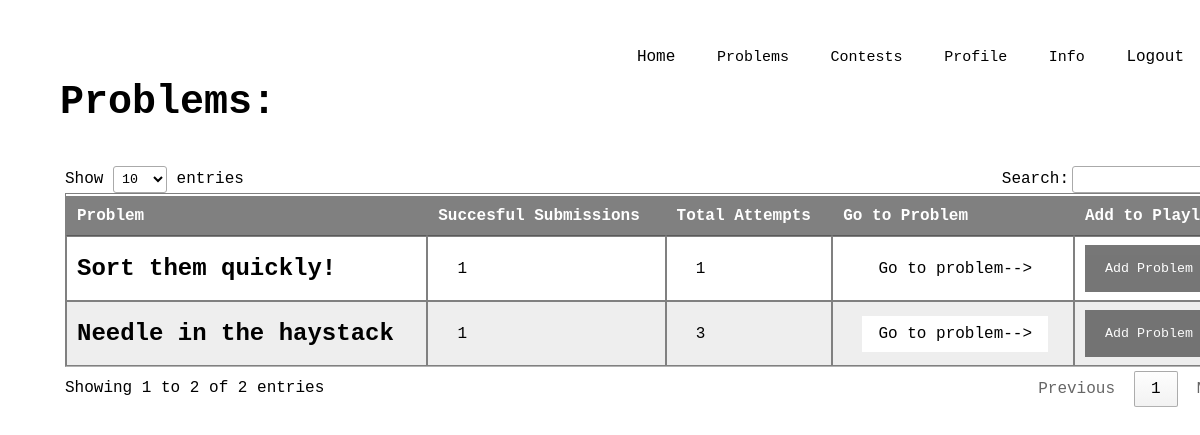
/dashboard/problems/ (signed in), run on the app's committed database.
### problems/models.py (models this page shows)
class Question(models.Model):
    problemCode = models.CharField(max_length=50)
    problemName = models.CharField(max_length=100)
    problemStatement = models.TextField()
    timeLimit = models.FloatField()
    memoryLimit = models.IntegerField()
    marking = models.IntegerField()
    access = models.IntegerField()
    creator = models.CharField(max_length=20)
    editorialist = models.CharField(max_length=20)
    totalAttempts = models.IntegerField()
    successfulAttempts = models.IntegerField()

### problems/views.py (the view)
# urls.py: path('problems/',problemsView,name='problems'),
@login_required
def problemsView(request):
    questions = Question.objects.all()
    allEntriesInUserPlaylist = UserPlaylist.objects.all()
    categories = []
    for entry in allEntriesInUserPlaylist:
        if entry.userId_id == request.user.id:
            categories.append(entry.playlistCategory)
    all_questions = []
    registerLog('INFO','GET',request.user.username,'Problem','ViewProblemList',get_client_ip(request))
    for ques in questions:
        if ques.access == 1 or ques.creator == request.user.username:
            all_questions.append(ques)
    return render(request,'problems.html',{'all_problems':all_questions,'categories':categories})

### OJ/loggingUtils.py (called while the page is built)
def get_client_ip(request):
    x_forwarded_for = request.META.get('HTTP_X_FORWARDED_FOR')
    if x_forwarded_for:
        ip = x_forwarded_for.split(',')[0]
    else:
        ip = request.META.get('REMOTE_ADDR')
    return ip

def registerLog(level, method, username, function, activity, IP):
	log = logging.getLogger('CallOJLogs')
	staticLogInfo = {'clientip': IP, 'user': username}
	if level == "INFO":
		log.info('"'+ method + ' '+ username + ' '+ function +' '+ activity +'"', extra = staticLogInfo)
	elif level == "ERROR":
		log.error('"'+ method + ' '+ username + ' '+ function +' '+ activity +'"', extra = staticLogInfo)
	else:
		log.debug('"'+ method + ' '+ username + ' '+ function +' '+ activity +'"', extra = staticLogInfo)

### templates/problems.html (shortened to what this page needs)
<head>
    {% load static %}
    <link rel="stylesheet" type="text/css" href="http://cdn.datatables.net/1.10.21/css/jquery.dataTables.min.css" />
        <link rel="stylesheet" type="text/css"  href="{% static "css/problems.css" %}">
    </head>
    <body>
        <header>
            <div class="main">
                <ul>
                    <li><a href="/dashboard">Home</a></li>
                    <div class="dropdown">
                        <button class="dropbtn">Problems</button>
                    </div>
                    <div class="dropdown">
                        <button class="dropbtn">Contests</button>
                    </div>
                    <div class="dropdown">
                        <button class="dropbtn">Profile</button>
                    </div>
                    <div class="dropdown">
                      <button class="dropbtn">Info</button>
                  </div>
                    <li><a href="/logout/">Logout</a></li>
                </ul>
            </div>
        </header>
        <div class ="title">
            <h1> Problems: </h1> <br> <br>
            <div style="width:105%; padding:5px;">
                <table id="t01">
                    <thead>
                        <tr>
                            <th>Problem</th>
                            <th>Succesful Submissions</th>
                            <th>Total Attempts</th>
                            <th>Go to Problem</th>
                            <th>Add to Playlist</th>
                        </tr>
                    </thead>
                    <tbody>
            {% for problem in all_problems %}
                <tr>
                <td><h2>  {{ problem.problemName }} </h2></td>
                <td> &nbsp {{ problem.successfulAttempts }}</td>
                <td> &nbsp  {{ problem.totalAttempts }} </td>
                <td> &nbsp <form action="/dashboard/problems/{{ problem.id }}/"
                    style="display: inline;"
                    method="post">
                    <input type="submit" value="Go to problem-->"/>
                </form></td>
                <td>
                  <button class="open-button" onclick="openForm2('{{ problem.problemCode }}');">Add Problem</button></td>
                </tr>
            {% endfor %}
                </tbody>
              </table>
            </div>
        </div>
    </body>

### static/css/problems.css (style rules this page uses)
* { margin: 0; padding: 0; font-family: Courier New; }
header { background-color= white; background-size: cover; background-position: center; }
ul { float: right; list-style-type: none; margin-top: 40px; }
ul li { display: inline-block; }
ul li a { text-decoration: none; color: #000; padding: 8px 15px; border: 1px solid transparent; transition: 0.6s ease; }
.main { max-width: 1800px; margin: auto; }
.title { position: absolute; top: 10%; left: 5%; transform: translate (-50%, -50%); }
.title h1 { color: #000; font-size: 40px; }

### templates/problems.html (style rules this page uses)
table { width:100%; }
table, th, td { border: 1px solid #808080; padding-top: 2px; border-collapse: collapse; }
th, td { padding: 15px; text-align: left; }
table#t01 tr:nth-child(even) { background-color: #eee; }
table#t01 tr:nth-child(odd) { background-color: #fff; }
table#t01 th { background-color: #808080; color: white; }
input[type=submit] { background-color: white; color: black; padding: 8px 15px; text-align: center; text-decoration: none; display: inline-block; font-size: 16px; cursor: pointer; border: 1px solid transparent; transition: 0.6s ease; }
.dropbtn { text-decoration: none; color: #000; font-size: 15px; padding: 8px 15px; border: 1px solid transparent; transition: 0.6s ease; background-color: white; }
.dropdown { position: relative; display: inline-block; }
body { font-family: Arial, Helvetica, sans-serif; }
* { box-sizing: border-box; }
.open-button { background-color: #555; color: white; padding: 16px 20px; border: none; cursor: pointer; opacity: 0.8; }

### data on the page
Question: problemName "Sort them quickly!", successfulAttempts "1", totalAttempts "1"
Question: problemName "Needle in the haystack", successfulAttempts "1", totalAttempts "3"
